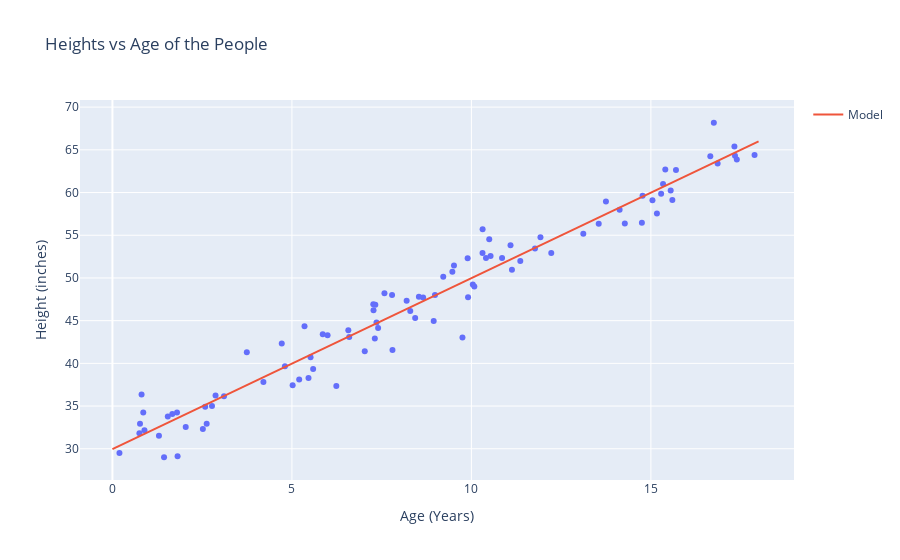

The notebook cell this image was saved under:
### Code cell
x_new = np.arange(19).reshape(-1,1)
preds = model.predict(x_new)

fig = px.scatter(x = data.Age, y = data.Height, title= "Heights vs Age of the People", labels= { 'x' : 'Age (Years)', 'y' : 'Height (inches)' })
fig.add_trace(go.Scatter(x = x_new.reshape(-1), y = preds, mode= 'lines', name='Model'))
fig.write_image('base_img.svg', width = 800)
fig.show()
